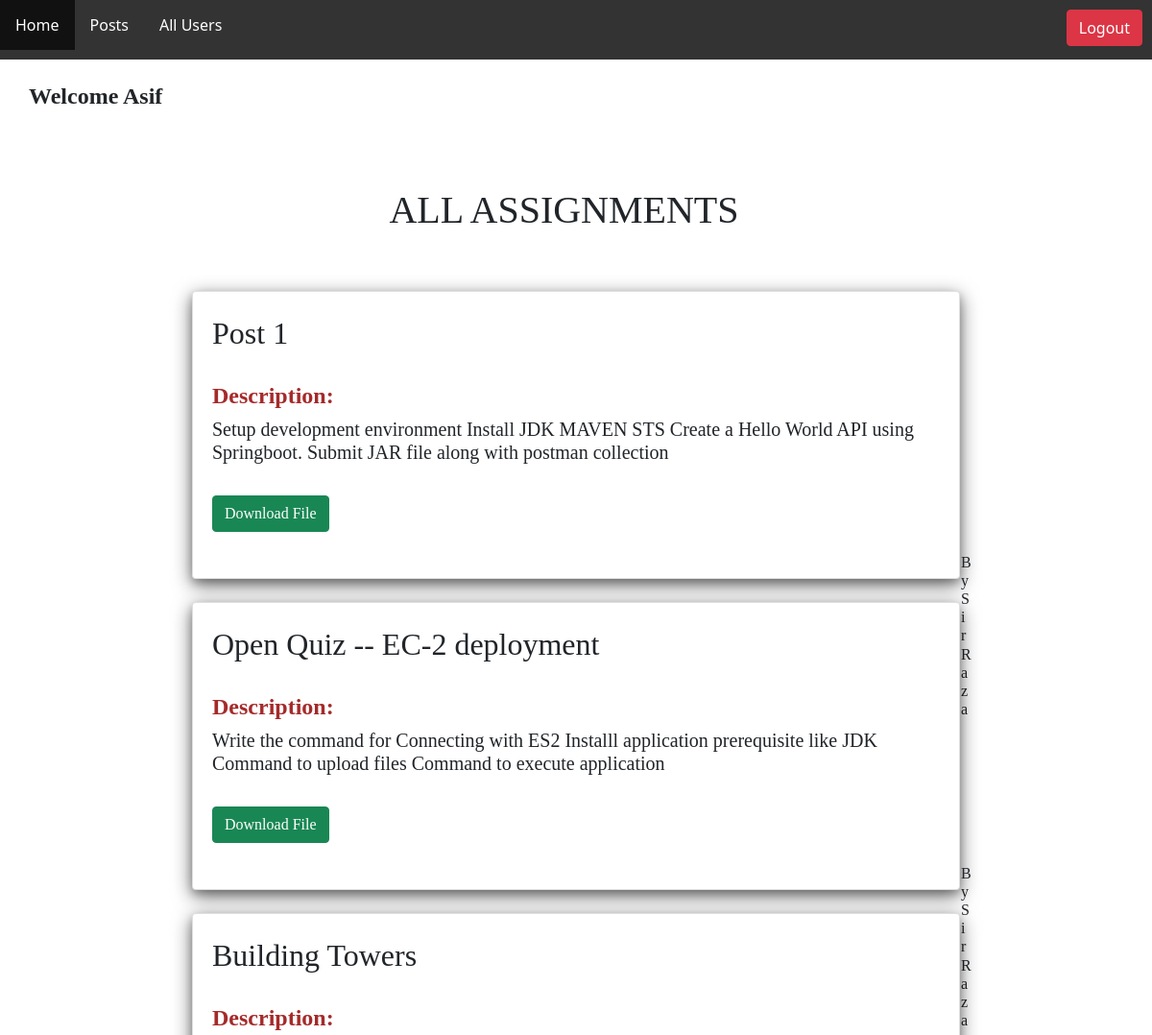
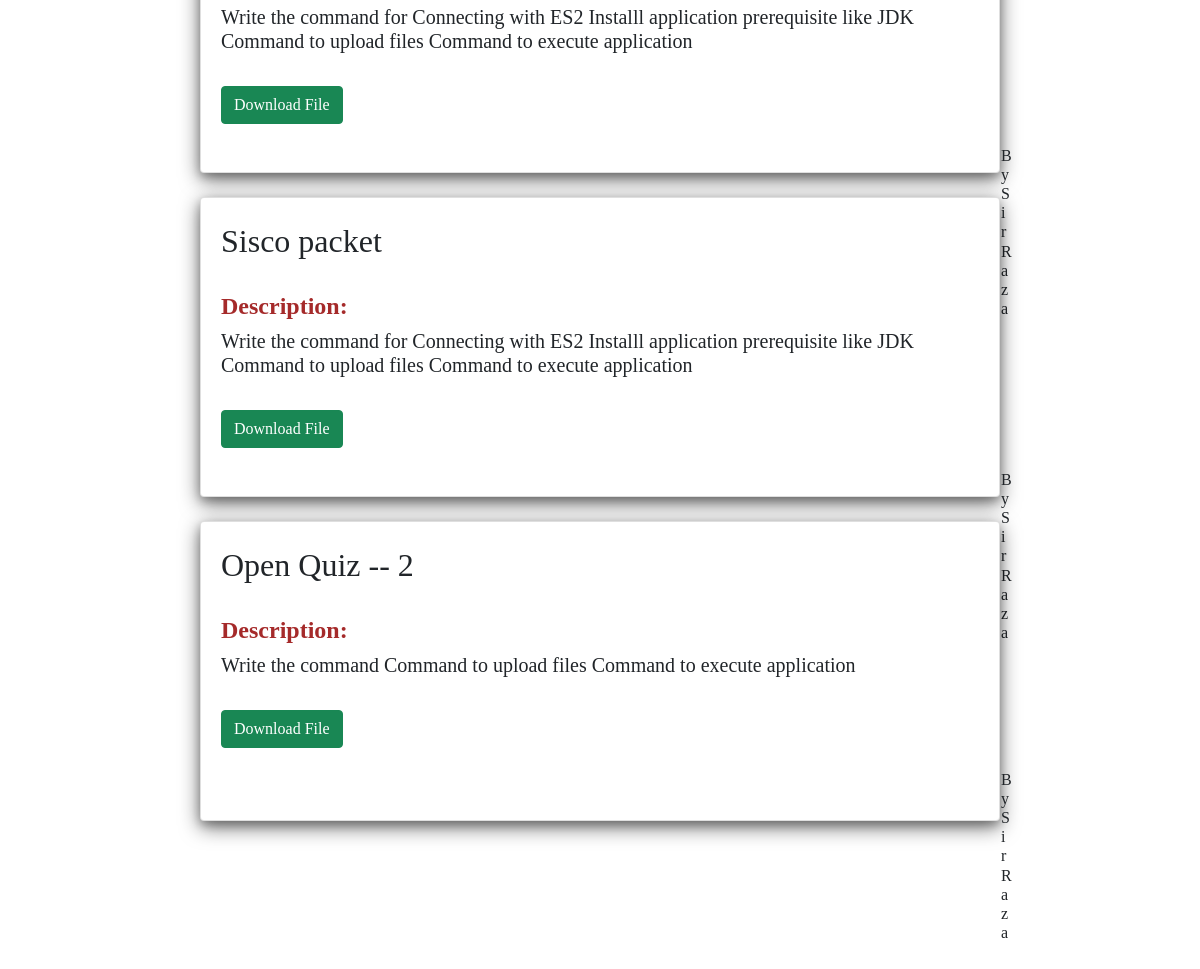
/AllPost (signed in), run on an earlier commit of the app's database (2 pictures, top to bottom).
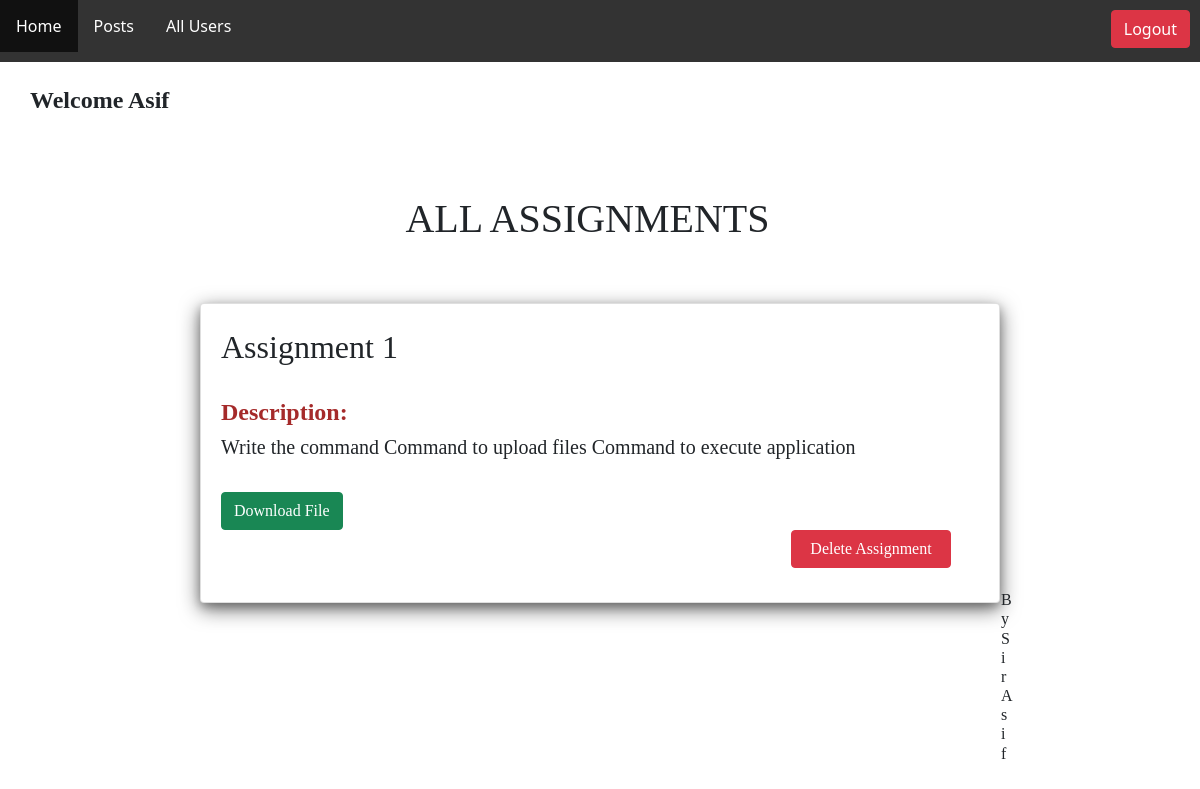
And on a later commit of the database.
### app/models.py (models this page shows)
class Post(models.Model):
    MyUser = models.ForeignKey(Userprofile,on_delete=models.CASCADE)
    Title = models.TextField()
    Description = models.TextField()
    Files = models.FileField(upload_to="static")

class Userprofile(models.Model):
    users = models.ForeignKey(User,on_delete=models.CASCADE)
    imgs = models.FileField(upload_to="static")
    is_teacher = models.BooleanField(default=False)
    is_student = models.BooleanField(default=False)

### app/views.py (the view)
# urls.py: path('AllPost',views.AllPost, name='AllPost'),
@login_required
def AllPost(request):
    all_p = Post.objects.all()
    u_prof = Userprofile.objects.filter(users=request.user).first()
    context = { 'all_p':all_p,'u_prof':u_prof }
    template = "post.html"
    return render(request,template,context)

### app/templates/post.html (shortened to what this page needs)
{% extends "base.html" %}
{% block content %}
<br><br><br>
<Center><h1 style="margin-left:-25px;font-family:bold;">ALL ASSIGNMENTS</h1></Center>
<div class="row" style="margin-top: 60px;">
    {% for p in all_p %}
    <center>
    <div class="col-md-8 card" style="border-style:ridge;font-family:bold; height:300px">
        <br>
        <h2 style="margin-left:20px">{{p.Title}}</h2><br>
       <h4 style="color:brown;margin-left:20px"><b>Description:</b></h4>
       <h5 style="margin-left:20px">{{p.Description}}</h5><br>
        <h3 style="margin-left:20px"> <a class="btn btn-success" style="color: white;" href="{{p.Files}}" download="Assignment">Download File</a>
            {% if u_prof.is_teacher == True and p.MyUser == u_prof %}
            <a class="btn btn-danger" style="margin-left:570px;width:160px;color:white" href="{% url 'DelPost' p.id %}">Delete Assignment</a>
            {% endif %}
        </h3><br>
        <h6 style="margin-left:800px;margin-top:-10px">By Sir {{p.MyUser.users.username|capfirst}}</h6> <br>
    </div>
    </center>
</div> <br>
{% endfor %}
{% endblock %}

What changed in the data, as far as the page shows it:
removed Post: Title "Post 1", Description "Setup development environment Install JDK MAVEN STS Create a Hello World API using Springboot. Submit JAR file along with postman collection", MyUser.users.username "Raza"
removed Post: Title "Open Quiz -- EC-2 deployment", Description "Write the command for Connecting with ES2 Installl application prerequisite like JDK Command to upload files Command to execute application", MyUser.users.username "Raza"
removed Post: Title "Building Towers", Description "Write the command for Connecting with ES2 Installl application prerequisite like JDK Command to upload files Command to execute application", MyUser.users.username "Raza"
removed Post: Title "Sisco packet", Description "Write the command for Connecting with ES2 Installl application prerequisite like JDK Command to upload files Command to execute application", MyUser.users.username "Raza"
removed Post: Title "Open Quiz -- 2", Description "Write the command Command to upload files Command to execute application", MyUser.users.username "Raza"
added Post: Title "Assignment 1", Description "Write the command Command to upload files Command to execute application", shows "Delete Assignment", MyUser.users.username "Asif"
